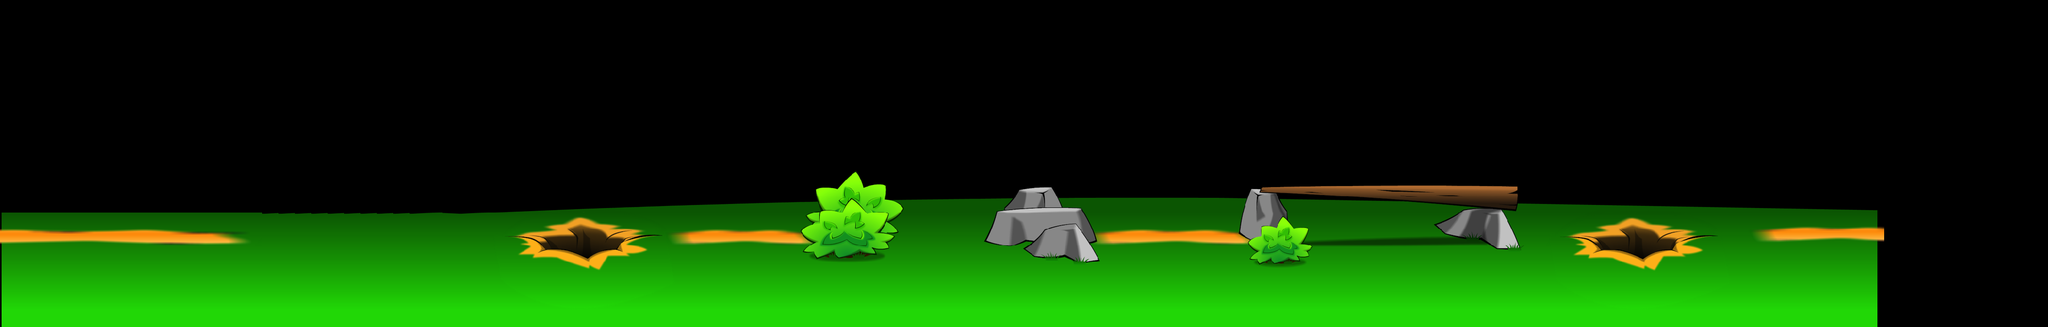

This is a level from a 2D game, rendered from its Tiled map with the project's own tilesets. A one-line summary and the map file follow, with tile-layer data summarised:
An orthogonal 125x20 tile map with 32x32 px tiles, 2 tile layers (back, fore), 1 hidden layer not drawn, 3 tilesets and 17 objects.

<map version="1.0" orientation="orthogonal" width="125" height="20" tilewidth="32" tileheight="32">
 <tileset firstgid="1" name="Back Graphics-KL 1" tilewidth="32" tileheight="32" spacing="1" margin="1">
  <image source="Back Graphics-KL 1.png" width="4086" height="400" />
 </tileset>
 <tileset firstgid="1477" name="Fore graphics-KL 1" tilewidth="32" tileheight="32" spacing="1" margin="1">
  <image source="Fore graphics-KL 1.png" width="3932" height="400" />
 </tileset>
 <tileset firstgid="2905" name="Boundaries-KL 1" tilewidth="32" tileheight="32" spacing="1" margin="1">
  <image source="Boundaries-KL 1.png" width="4000" height="234" />
 </tileset>
 <layer name="back" width="125" height="20">
  <data>[2500 cells, 1249 non-empty, 1150 distinct tile ids]</data>
 </layer>
 <layer name="fore" width="125" height="20">
  <data>[2500 cells, 1201 non-empty, 1201 distinct tile ids]</data>
 </layer>
 <layer name="boundaries" width="125" height="20" visible="0">
  <data>[2500 cells, 840 non-empty, 840 distinct tile ids]</data>
 </layer>
 <objectgroup name="collisions" width="125" height="20">
  <object x="4" y="481" width="1048" height="162" />
  <object x="1260" y="488" width="323" height="196" />
  <object x="1588" y="356" width="59" height="100" />
  <object x="1749" y="485" width="75" height="100" />
  <object x="1921" y="420" width="95" height="141" />
  <object x="2119" y="400" width="345" height="84" />
  <object x="2465" y="371" width="459" height="169" />
  <object x="2968" y="481" width="136" height="172" />
  <object x="3276" y="484" width="392" height="155" />
 </objectgroup>
 <objectgroup name="collectibles" width="125" height="20">
  <object x="907" y="324" />
  <object x="2484" y="209" />
  <object x="3197" y="296" />
  <object x="1667" y="256" />
 </objectgroup>
 <objectgroup name="gameOverLayer" width="125" height="20">
  <object x="3105" y="545" width="168" height="147" />
  <object x="1056" y="545" width="201" height="136" />
 </objectgroup>
 <objectgroup name="end" width="125" height="20">
  <object x="3570" y="204" width="96" height="440" />
 </objectgroup>
 <objectgroup name="wall" width="125" height="20">
  <object x="465" y="220" width="14" height="276" />
 </objectgroup>
</map>
